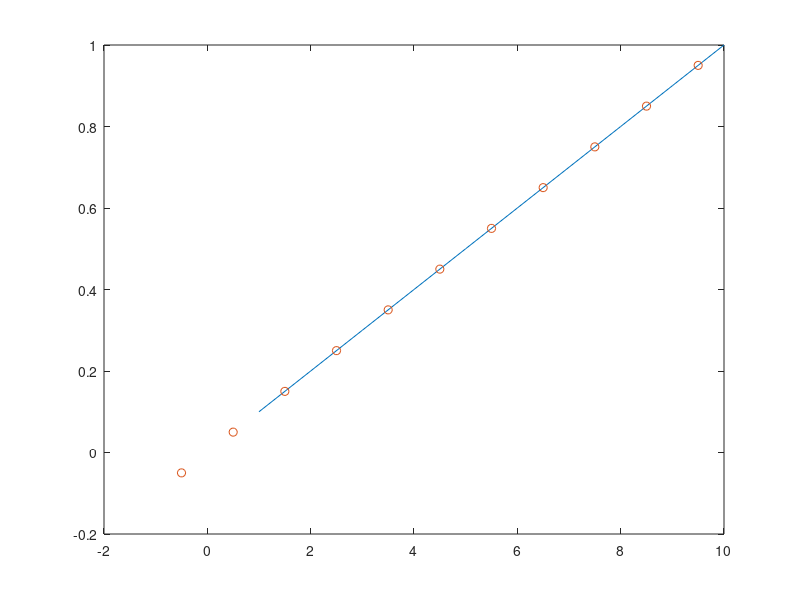

Here is the MATLAB script that generated this plot:


clf


x = 1:10;
x2 = -0.5:1:9.5;

y = 0.1:0.1:1;

size(x)
size(y)

plot(x,y) 
hold on;
plot(x2, interp1(x,y,x2, 'linear','extrap'),'o');
